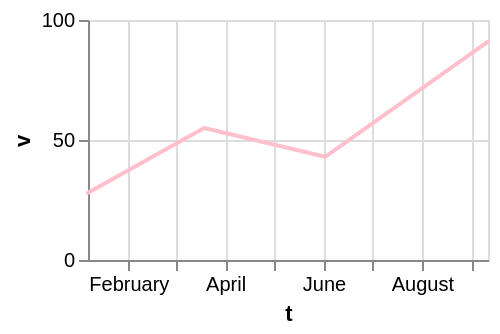

Here is the Vega-Lite specification saved for this chart:
### Vega-Lite specification from a JSON file in a GitHub repository (floating-point values rounded to 4 significant figures)
{"$schema": "https://vega.github.io/schema/vega-lite/v6.json", "width": 200, "height": 120, "data": {"values": [{"c": "alpha", "v": 28, "w": 3, "t": "2024-01-07"}, {"c": "beta", "v": 55, "w": 7, "t": "2024-03-19"}, {"c": "gamma", "v": 43, "w": 5, "t": "2024-06-02"}, {"c": "delta", "v": 91, "w": 9, "t": "2024-09-11"}]}, "mark": {"type": "trail", "fill": "pink"}, "encoding": {"x": {"field": "t", "type": "temporal"}, "y": {"field": "v", "type": "quantitative"}}}
